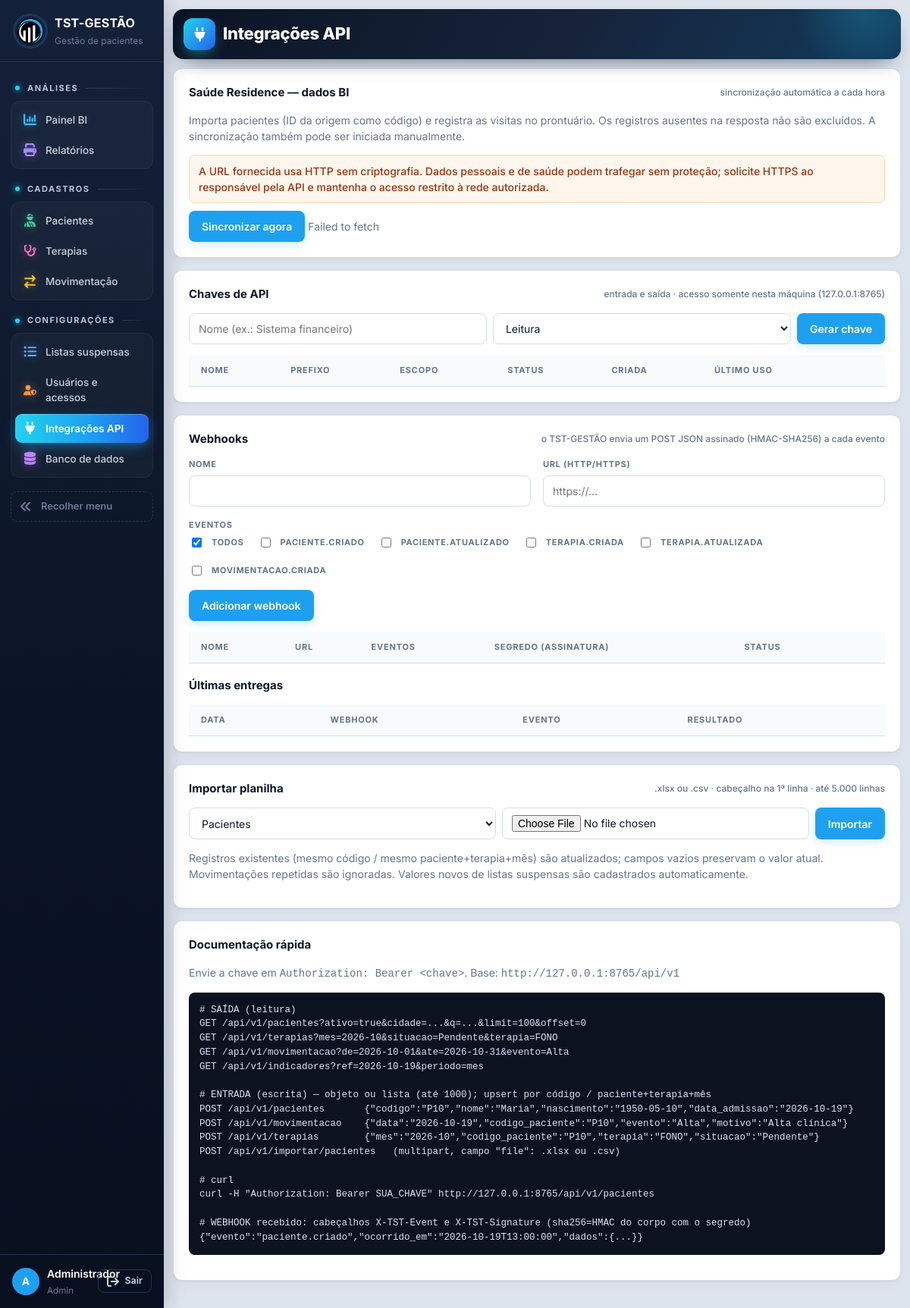
The app's page /integracoes (signed in) with its own data.
### tables this page shows
CREATE TABLE usuarios (
    id INTEGER PRIMARY KEY AUTOINCREMENT,
    usuario TEXT NOT NULL UNIQUE COLLATE NOCASE,
    nome TEXT NOT NULL,
    senha_hash TEXT NOT NULL,
    nivel TEXT NOT NULL DEFAULT 'consulta',
    ativo INTEGER NOT NULL DEFAULT 1,
    trocar_senha INTEGER NOT NULL DEFAULT 0
);

### tst_gestao/app.py (the view)
    @app.route("/integracoes")
    @exige("admin")
    def integracoes():
        return render_template("integracoes.html", ativa="integracoes", eventos=ig.EVENTOS_WEBHOOK, entidades={k: v["titulo"] for k, v in ENTIDADES.items()})

### tst_gestao/banco.py (called while the page is built, shortened)
def cfg_padrao() -> dict:
    return {"motor": "sqlite"}

def ler_config() -> dict:
    env = os.environ.get("TST_DB_MOTOR")
    if env == "sqlite":
        return cfg_padrao()
    try:
        mtime = CONFIG_PATH.stat().st_mtime_ns
    except OSError:
        return cfg_padrao()

def abrir(cfg: dict | None = None, *, banco_mestre: bool = False) -> Conexao:
    cfg = cfg or ler_config()
    motor = cfg.get("motor", "sqlite")
    if motor == "sqlite":
        arquivo = Path(cfg.get("arquivo") or DB_PATH)
        arquivo.parent.mkdir(parents=True, exist_ok=True)
        raw = sqlite3.connect(arquivo, timeout=15)
        raw.row_factory = sqlite3.Row
        raw.execute("PRAGMA foreign_keys = ON")
        return Conexao(raw, "sqlite")

def conectar() -> Conexao:
    return abrir(ler_config())

    def execute(self, sql: str, params=()):
        if self.motor == "sqlite":
            return self.raw.execute(sql, params)
        return Cursor(self).executar(sql, params)

    def commit(self):
        self.raw.commit()

    def close(self):
        try:
            self.raw.close()
        except Exception:
            pass

    def __enter__(self):
        return self

    def __exit__(self, tipo, valor, tb):
        try:
            self.rollback() if tipo else self.commit()
        finally:
            self.close()
        return False

### tst_gestao/db.py (called while the page is built)
def connect() -> Conexao:
    return conectar()

### tst_gestao/templates/integracoes.html (shortened to what this page needs)
{% extends "base.html" %}
{% block cabecalho %}Integrações API{% endblock %}
{% block conteudo %}
<div class="card">
  <h3>Saúde Residence — dados BI <small>sincronização automática a cada hora</small></h3>
  <p class="muted">Importa pacientes (ID da origem como código) e registra as visitas no prontuário. Os registros ausentes na resposta não são excluídos. A sincronização também pode ser iniciada manualmente.</p>
  <div class="alert" style="background:#fff7ed;color:#9a3412;border-color:#fed7aa">A URL fornecida usa HTTP sem criptografia. Dados pessoais e de saúde podem trafegar sem proteção; solicite HTTPS ao responsável pela API e mantenha o acesso restrito à rede autorizada.</div>
  <button id="dadosbi-sync" class="btn primary" type="button">Sincronizar agora</button>
  <span id="dadosbi-status" class="muted" aria-live="polite">Carregando status…</span>
</div>
<div class="card">
  <h3>Chaves de API <small>entrada e saída · acesso somente nesta máquina (127.0.0.1:8765)</small></h3>
  <form id="f-chave" class="inline-form" style="margin-bottom:14px">
    <input id="ch-nome" placeholder="Nome (ex.: Sistema financeiro)" required>
    <select id="ch-escopo" style="width:auto"><option value="leitura">Leitura</option><option value="escrita">Escrita (inclui leitura)</option></select>
    <button class="btn primary" type="submit">Gerar chave</button>
  </form>
  <div class="table-wrap"><table><thead><tr><th>Nome</th><th>Prefixo</th><th>Escopo</th><th>Status</th><th>Criada</th><th>Último uso</th><th></th></tr></thead><tbody id="tb-chaves"></tbody></table></div>
</div>
<div class="card">
  <h3>Webhooks <small>o TST-GESTÃO envia um POST JSON assinado (HMAC-SHA256) a cada evento</small></h3>
  <form id="f-hook" class="form-grid" style="margin-bottom:14px">
    <label>Nome<input id="wh-nome" required></label>
    <label>URL (http/https)<input id="wh-url" type="url" required placeholder="https://..."></label>
    <label class="span2">Eventos
      <span class="row" style="font-weight:400">
        <label class="inline"><input type="checkbox" class="wh-ev" value="*" checked style="width:auto"> Todos</label>
        {% for e in eventos %}<label class="inline"><input type="checkbox" class="wh-ev" value="{{ e }}" style="width:auto"> {{ e }}</label>{% endfor %}
      </span></label>
    <div><button class="btn primary" type="submit">Adicionar webhook</button></div>
  </form>
  <div class="table-wrap"><table><thead><tr><th>Nome</th><th>URL</th><th>Eventos</th><th>Segredo (assinatura)</th><th>Status</th><th></th></tr></thead><tbody id="tb-hooks"></tbody></table></div>
  <h3 style="margin-top:18px">Últimas entregas</h3>
  <div class="table-wrap" style="max-height:220px"><table><thead><tr><th>Data</th><th>Webhook</th><th>Evento</th><th>Resultado</th></tr></thead><tbody id="tb-log"></tbody></table></div>
</div>
<div class="card">
  <h3>Importar planilha <small>.xlsx ou .csv · cabeçalho na 1ª linha · até 5.000 linhas</small></h3>
  <form id="f-imp" class="inline-form">
    <select id="imp-ent" style="width:auto">{% for k, v in entidades.items() %}<option value="{{ k }}">{{ v }}</option>{% endfor %}</select>
    <input id="imp-file" type="file" accept=".xlsx,.xlsm,.csv,.txt" required>
    <button class="btn primary" type="submit">Importar</button>
  </form>
  <p class="muted">Registros existentes (mesmo código / mesmo paciente+terapia+mês) são atualizados; campos vazios preservam o valor atual. Movimentações repetidas são ignoradas. Valores novos de listas suspensas são cadastrados automaticamente.</p>
</div>
<div class="card">
  <h3>Documentação rápida</h3>
  <p class="muted">Envie a chave em <code>Authorization: Bearer &lt;chave&gt;</code>. Base: <code>http://127.0.0.1:8765/api/v1</code></p>
<pre id="doc" style="background:#0b1220;color:#d6e4f5;padding:14px;border-radius:8px;overflow:auto;font-size:12.5px">
# SAÍDA (leitura)
GET /api/v1/pacientes?ativo=true&amp;cidade=...&amp;q=...&amp;limit=100&amp;offset=0
GET /api/v1/terapias?mes=2026-10&amp;situacao=Pendente&amp;terapia=FONO
GET /api/v1/movimentacao?de=2026-10-01&amp;ate=2026-10-31&amp;evento=Alta
GET /api/v1/indicadores?ref=2026-10-19&amp;periodo=mes
# ENTRADA (escrita) — objeto ou lista (até 1000); upsert por código / paciente+terapia+mês
POST /api/v1/pacientes       {"codigo":"P10","nome":"Maria","nascimento":"1950-05-10","data_admissao":"2026-10-19"}
POST /api/v1/movimentacao    {"data":"2026-10-19","codigo_paciente":"P10","evento":"Alta","motivo":"Alta clínica"}
POST /api/v1/terapias        {"mes":"2026-10","codigo_paciente":"P10","terapia":"FONO","situacao":"Pendente"}
POST /api/v1/importar/pacientes   (multipart, campo "file": .xlsx ou .csv)
# curl
curl -H "Authorization: Bearer SUA_CHAVE" http://127.0.0.1:8765/api/v1/pacientes
# WEBHOOK recebido: cabeçalhos X-TST-Event e X-TST-Signature (sha256=HMAC do corpo com o segredo)
{"evento":"paciente.criado","ocorrido_em":"2026-10-19T13:00:00","dados":{...}}
</pre>
</div>
{% endblock %}

### tst_gestao/templates/base.html (shortened to what this page needs)
<!doctype html>
<html lang="pt-BR">
<head>
<link rel="stylesheet" href="{{ url_for('static', filename='app.css') }}">
</head>
<body>
{% set COR_IC = {'bi': '#38bdf8', 'relatorios': '#a78bfa', 'pacientes': '#34d399', 'terapias': '#f472b6', 'movimentacao': '#fbbf24', 'listas': '#60a5fa', 'usuarios': '#fb923c', 'integracoes': '#2dd4bf', 'banco': '#c084fc'} %}
{% macro item(rota, chave, icone, texto) %}<a href="{{ rota }}" class="{{ 'on' if ativa == chave }}" data-tip="{{ texto }}" style="--ic:{{ COR_IC.get(icone, '#94a3b8') }}"><svg class="ic"><use href="#i-{{ icone }}"/></svg><span class="tx">{{ texto }}</span></a>{% endmacro %}
{% set grupo = {'dashboard': 'Análises', 'relatorios': 'Análises', 'pacientes': 'Cadastros', 'terapias': 'Cadastros', 'movimentacao': 'Cadastros',
  'listas': 'Configurações', 'usuarios': 'Configurações', 'integracoes': 'Configurações', 'banco': 'Configurações', 'perfil': 'Minha conta'} %}
<aside class="sidebar">
  <div class="brand"><img src="{{ url_for('static', filename='logo.png') }}" alt="TST"><div class="tx"><strong>TST-GESTÃO</strong><small>Gestão de pacientes</small></div></div>
  <nav>
    <span class="nav-sec">Análises</span>
    <div class="nav-grupo">
    {{ item(url_for('index'), 'dashboard', 'bi', 'Painel BI') }}
    {{ item(url_for('relatorios'), 'relatorios', 'relatorios', 'Relatórios') }}
    </div>
    <span class="nav-sec">Cadastros</span>
    <div class="nav-grupo">
    {{ item(url_for('cadastro', ent='pacientes'), 'pacientes', 'pacientes', 'Pacientes') }}
    {{ item(url_for('cadastro', ent='terapias'), 'terapias', 'terapias', 'Terapias') }}
    {{ item(url_for('cadastro', ent='movimentacao'), 'movimentacao', 'movimentacao', 'Movimentação') }}
    </div>
    {% if nivel >= 3 %}<span class="nav-sec">Configurações</span>
    <div class="nav-grupo">
    {{ item(url_for('listas'), 'listas', 'listas', 'Listas suspensas') }}
    {% if nivel >= 4 %}{{ item(url_for('usuarios'), 'usuarios', 'usuarios', 'Usuários e acessos') }}
    {{ item(url_for('integracoes'), 'integracoes', 'integracoes', 'Integrações API') }}
    {{ item(url_for('pagina_banco'), 'banco', 'banco', 'Banco de dados') }}{% endif %}
    </div>{% endif %}
    <button type="button" class="recolher" id="btn-recolher" data-tip="Expandir menu"><svg class="ic"><use href="#i-recolher"/></svg><span class="tx">Recolher menu</span></button>
  </nav>
  <div class="userbox">
    <a href="{{ url_for('perfil') }}" class="{{ 'on' if ativa == 'perfil' }}" title="Meu perfil"><span class="avatar">{{ usuario['nome'][:1]|upper }}</span><span class="tx"><b>{{ usuario['nome'] }}</b><small>{{ usuario['nivel']|capitalize }}</small></span></a>
    <form method="post" action="{{ url_for('logout') }}"><input type="hidden" name="csrf_token" value="{{ csrf_token }}"><button class="btn ghost sm" type="submit" title="Sair do sistema"><svg class="ic"><use href="#i-sair"/></svg><span class="tx">Sair</span></button></form>
  </div>
</aside>
<main class="content">
  {% set ic_pag = {'dashboard': 'bi', 'perfil': 'perfil'}.get(ativa, ativa) %}
  {% block topo %}<header class="bi-topo topo-pag"><div class="bt-tit"><i class="bt-ic"><svg class="ic"><use href="#i-{{ ic_pag or 'bi' }}"/></svg></i><h1>{% block cabecalho %}{% endblock %}</h1></div></header>{% endblock %}
  {% block conteudo %}{% endblock %}
</main>
</body>
</html>

### records on screen
usuarios: nome "A", nome "Administrador", nivel "Admin"

### other values on screen
{{ texto }} "Painel BI Relatórios Pacientes Terapias Movimentação Listas suspensas Usuários e acessos Integrações API Banco de dados"
{{ e }} "PACIENTE.CRIADO" "PACIENTE.ATUALIZADO" "TERAPIA.CRIADA" "TERAPIA.ATUALIZADA" "MOVIMENTACAO.CRIADA"
form field value "Pacientes"
